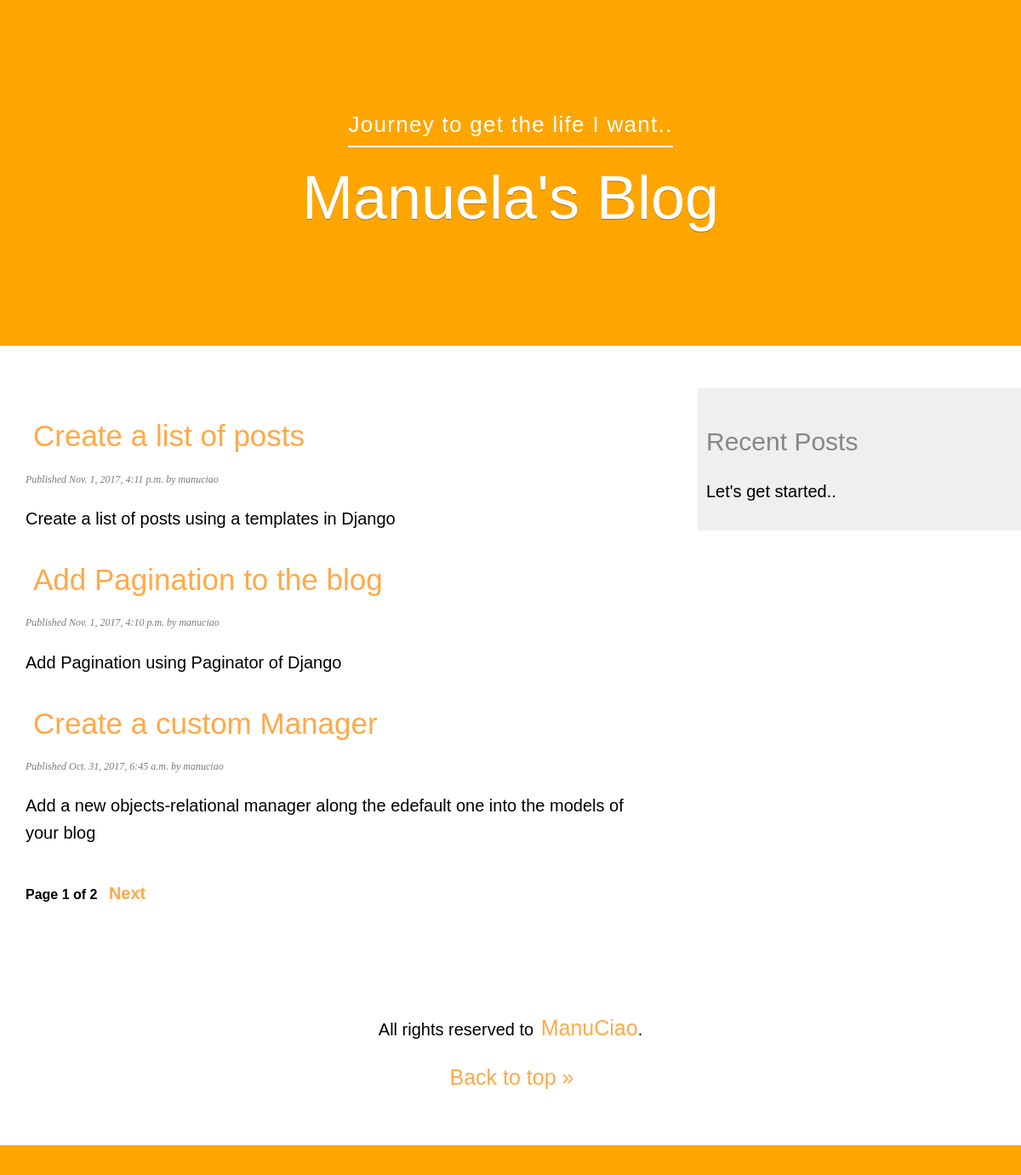
Screenshot of /blog/ with the database file from the repository.
### blog/models.py (models this page shows, shortened)
class Post(models.Model):
    STATUS_CHOICES = (
        ('draft', 'Draft'),
        ('published', 'Published'),
    )
    title = models.CharField(max_length=250)
    slug = models.SlugField(max_length=250,
                            unique_for_date='publish')
    author = models.ForeignKey(User,
                               related_name='blog_posts')
    body = models.TextField()
    publish = models.DateTimeField(default=timezone.now)
    created = models.DateTimeField(auto_now_add=True)
    updated = models.DateTimeField(auto_now=True)
    status = models.CharField(max_length=10,
                              choices=STATUS_CHOICES,
                              default='draft')
    objects = models.Manager() # the default Manager
    published = PublishedManager() # the custom manager
    def get_absolute_url(self):
        return reverse('blog:post_detail',
                       args=[self.publish.year,
                             self.publish.strftime('%m'),
                             self.publish.strftime('%d'),
                             self.slug])
    class Meta:
        ordering = ('-publish',)  #"-publish" descending order

### blog/views.py (the view)
class PostListView(ListView):
    queryset = Post.published.all()
    context_object_name = 'posts'
    paginate_by = 3
    template_name = 'blog/post/list.html'

### blog/templates/blog/post/list.html (shortened to what this page needs)
{% extends "blog/base.html" %}
{% block content %}
   {% for post in posts %}
      <h2>
        <a href="{{ post.get_absolute_url }}">
          {{ post.title }}
        </a>
      </h2>
      <p class="date">
        Published {{ post.publish }} by {{ post.author }}
      </p>
      {{ post.body|truncatewords:30|linebreaks }}
    {% endfor %}
    {% include "pagination.html" with page=page_obj %}
{% endblock %}

### blog/static/css/blog.css (style rules this page uses)
body { font-family: Helvetica, sans-serif; line-height: 1.5; color: #878787; margin:0; padding:0; }
a:link { text-decoration: none; font-size: 35px; color: #FFA949; padding: 0 9px 3px 9px; display: inline-block; }
h2 { font-size: 30px; font-weight:normal; margin:30px 0 0; }
p { color: initial; line-height: 1.6; font-size: 20px; }
p.date { color: #7d7b7b; font-family: georgia, serif; font-size: 12px; font-style: italic; }

### rows the page displays
Post: title "Create a list of posts", publish "Nov. 1, 2017, 4:11 p.m.", author "manuciao", body "Create a list of posts using a templates in Django"
Post: title "Add Pagination to the blog", publish "Nov. 1, 2017, 4:10 p.m.", author "manuciao", body "Add Pagination using Paginator of Django"
Post: title "Create a custom Manager", publish "Oct. 31, 2017, 6:45 a.m.", author "manuciao", body "Add a new objects-relational manager along the edefault one into the models of your blog"

### other values shown
{{ page.number }} "1"
{{ page.paginator.num_pages }} "2"
